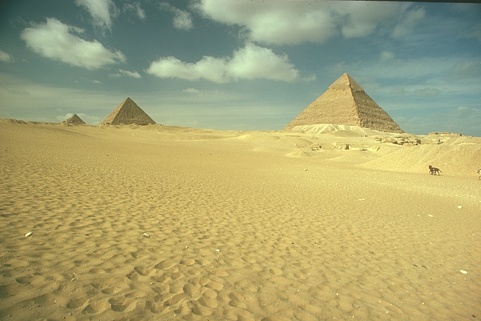
#> input picture Dataset/260058.jpg, 481 x 321 px
$ jupyter execute Slic.ipynb
#> lines starting #> are read from the running program, lines starting #| are printed output that depends on the picture
[cell 1]
import numpy as np
import cv2
import matplotlib.pyplot as plt
import random
from math import sqrt

[cell 2]
def openImg():
    iimm = np.array(cv2.imread("./Dataset/260058.jpg"))
    iimm = cv2.cvtColor(iimm, cv2.COLOR_BGR2RGB)
    iimm = cv2.cvtColor(iimm, cv2.COLOR_RGB2LAB)
    return iimm.astype(np.float32)


def plot_img(im):
    im = im.astype(np.uint8)
    im = cv2.cvtColor(im, cv2.COLOR_LAB2RGB)
    plt.imshow(im)
    plt.show()
    print("Done.")

# [6 lines left out: function grad, not called in this run]

'''
def grad(image, i, j):
    i = min(i, image.shape[0] - 2)
    j = min(j, image.shape[1] - 2)
    return sqrt((image[i + 1, j] - image[i - 1, j]) ** 2 + (image[i, j + 1] - image[i, j - 1]) ** 2)
'''

# [12 lines left out: function mingrad, not called in this run]

def make_color_points(im, k):
    length = im.shape[0] * im.shape[1]
    s = int(np.sqrt(length / k))
    h = s//2
    w = s//2
    centers = []

    while h < im.shape[0]:
        while w < im.shape[1]:
            centers.append((h, w))
            w += s
        w = s//2
        h += s

    return centers


# [5 lines left out: function plot_points_to_img, not called in this run]


def lab_dist(arr1, arr2):
    return sqrt(pow(arr1[0] - arr2[0], 2) + pow(arr1[1] - arr2[1], 2) + pow(arr1[2] - arr2[2], 2))

def xy_dist(arr1, arr2):
    return sqrt(pow(arr1[0] - arr2[0], 2) + pow(arr1[1] - arr2[1], 2))


# [83 lines left out: functions distance_color, moy_tuple, make_image, not called in this run]

def add_points_to_img(im, color_points):
    im = im.astype(np.uint8)
    im = cv2.cvtColor(im, cv2.COLOR_LAB2RGB)
    plt.imshow(im)
    for elm in color_points:
        plt.scatter(elm[1], elm[0], marker='o')
    plt.show()

[cell 3]
def main():

    im = openImg()
#> in openImg, iimm is the input picture: shape (321, 481, 3); mean B, G, R 115.2, 165, 169.1
#> in openImg, `iimm = cv2.cvtColor(iimm, cv2.COLOR_RGB2LAB)`: iimm: shape (321, 481, 3); mean of channels 0, 1, 2 170.8, 122.5, 154.2
#> in openImg, `return iimm.astype(np.float32)`:
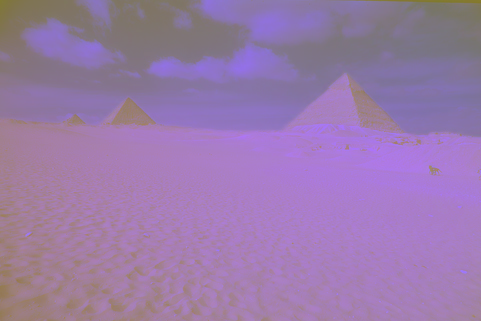
#> returned value: shape (321, 481, 3) float32; mean of channels 0, 1, 2 170.8, 122.6, 154.1; drawn as B, G, R
    nb_point = 250

    color_points = make_color_points(im, nb_point)
#> color_points = 260 pairs, first value 12 to 300, second value 12 to 468
    #im = make_image(im, color_points, nb_point)
    img_points = add_points_to_img(im, color_points)
#> the loop in add_points_to_img, `for elm in color_points:` made 260 passes
#> elm on passes 1 to 3: (12, 12), (12, 36), (12, 60)
#> in add_points_to_img, `plt.show()`:
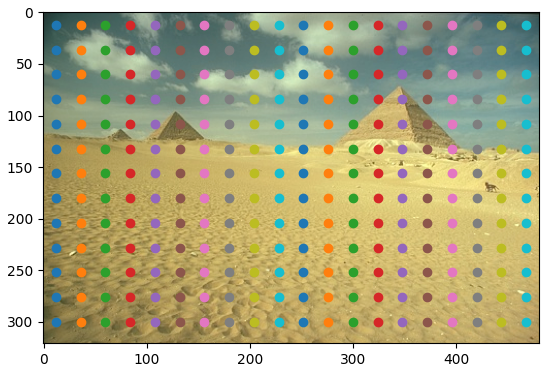
#> figure drawn by matplotlib, 1 panel

    plot_img(im)


if __name__ == '__main__':
    main()

$ run again, with Dataset/108005.jpg copied over Dataset/260058.jpg
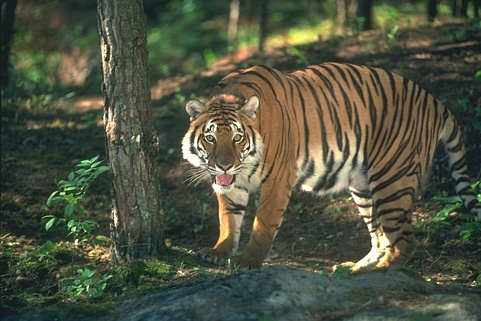
#> input picture Dataset/108005.jpg, 481 x 321 px
#> in openImg, iimm is the input picture: shape (321, 481, 3); mean B, G, R 65.1, 83.5, 79.2
#> in openImg, `return iimm.astype(np.float32)`:
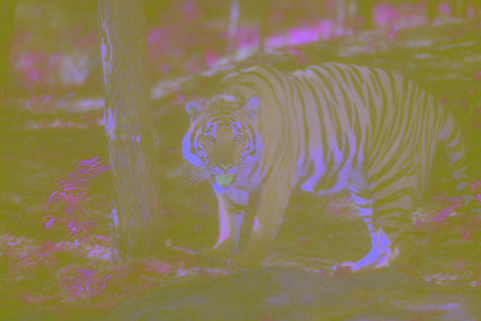
#> returned value: shape (321, 481, 3) float32; mean of channels 0, 1, 2 87.2, 122.9, 138.1; drawn as B, G, R
#> color_points = 260 pairs, first value 12 to 300, second value 12 to 468
#> the loop in add_points_to_img, `for elm in color_points:` made 260 passes
#> elm on passes 1 to 3: (12, 12), (12, 36), (12, 60)
#> in add_points_to_img, `plt.show()`:
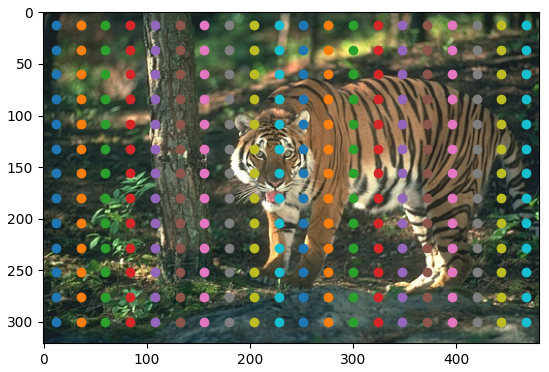
#> figure drawn by matplotlib, 1 panel

$ run again, with Dataset/12084.jpg copied over Dataset/260058.jpg
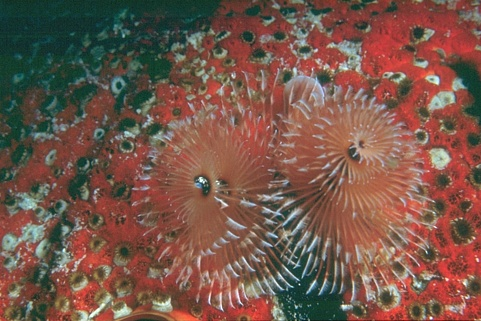
#> input picture Dataset/12084.jpg, 481 x 321 px
#> in openImg, iimm is the input picture: shape (321, 481, 3); mean B, G, R 74, 86.3, 118.6
#> in openImg, `return iimm.astype(np.float32)`:
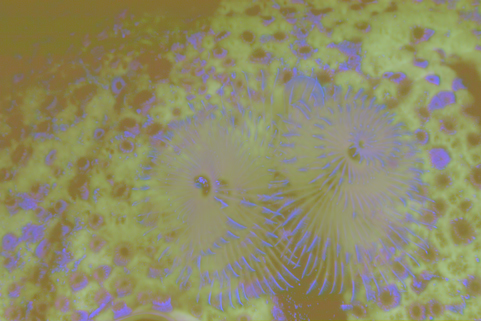
#> returned value: shape (321, 481, 3) float32; mean of channels 0, 1, 2 102.7, 139.8, 141.7; drawn as B, G, R
#> color_points = 260 pairs, first value 12 to 300, second value 12 to 468
#> the loop in add_points_to_img, `for elm in color_points:` made 260 passes
#> elm on passes 1 to 3: (12, 12), (12, 36), (12, 60)
#> in add_points_to_img, `plt.show()`:
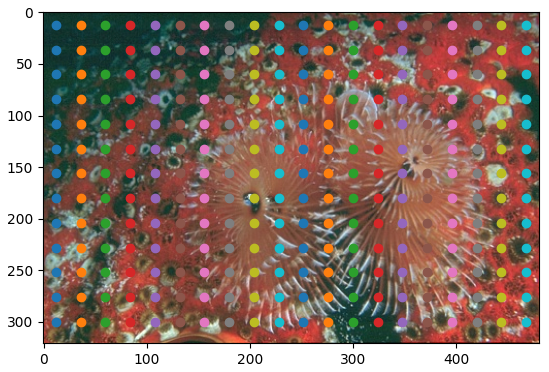
#> figure drawn by matplotlib, 1 panel

$ run again, with Dataset/157055.jpg copied over Dataset/260058.jpg
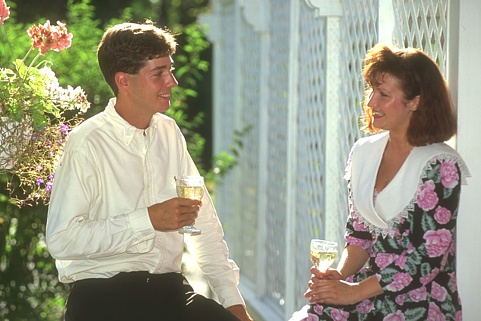
#> input picture Dataset/157055.jpg, 481 x 321 px
#> in openImg, iimm is the input picture: shape (321, 481, 3); mean B, G, R 134.8, 154.6, 154.5
#> in openImg, `return iimm.astype(np.float32)`:
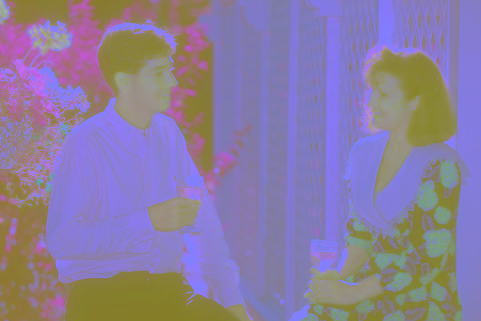
#> returned value: shape (321, 481, 3) float32; mean of channels 0, 1, 2 159.9, 125, 138.8; drawn as B, G, R
#> color_points = 260 pairs, first value 12 to 300, second value 12 to 468
#> the loop in add_points_to_img, `for elm in color_points:` made 260 passes
#> elm on passes 1 to 3: (12, 12), (12, 36), (12, 60)
#> in add_points_to_img, `plt.show()`:
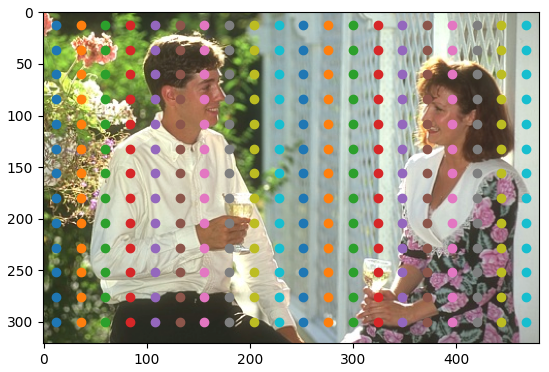
#> figure drawn by matplotlib, 1 panel
